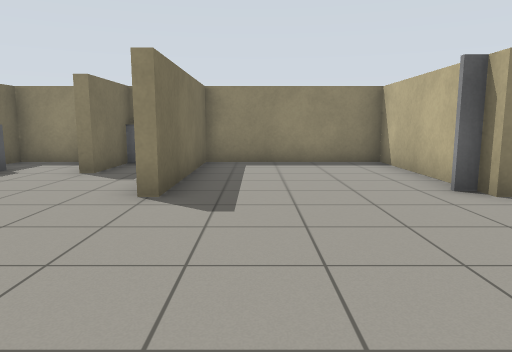
view 1 (above)

13 first-person views from a walk through a robot-simulator world made for Gazebo. The camera is 1 m above the floor, tilts 8° down and sees 70° across. The floor is counted in squares, 1 m on a side. Each view is taken from the middle of a square. On the plan, view 1 faces up. The plan holds only what a view shows up to about 13 squares ahead; the rest is blank. The place goes on beyond the plan.

view 2
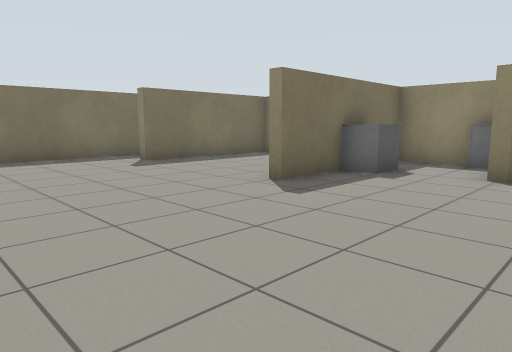

view 3
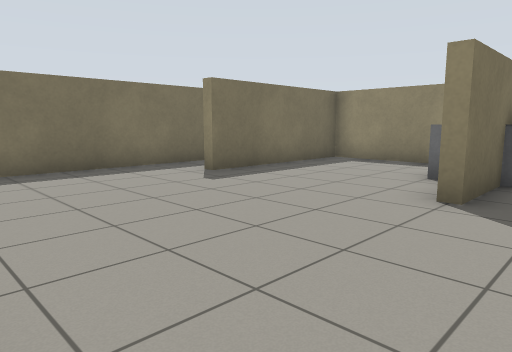

view 4
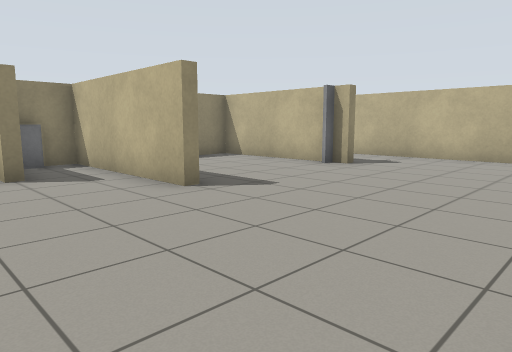

view 5
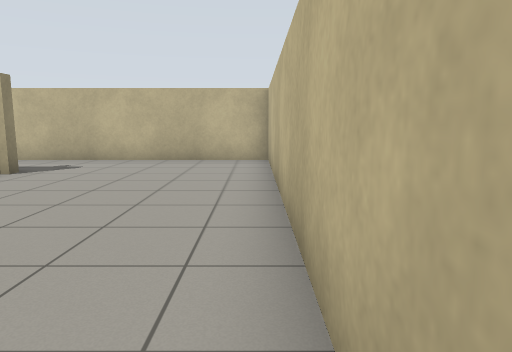

view 6
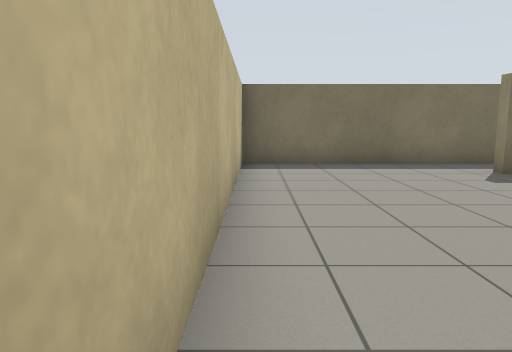

view 7
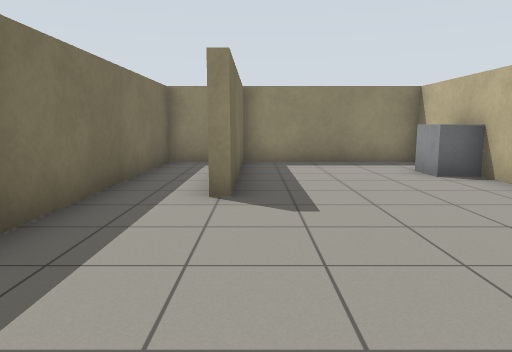

view 8
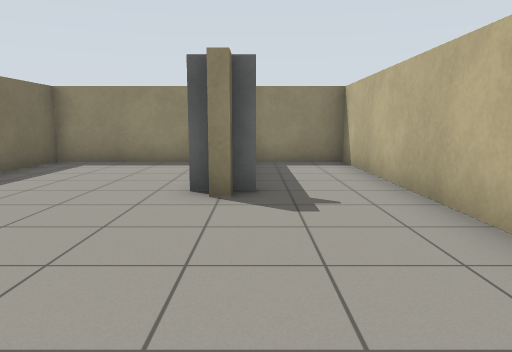

view 9
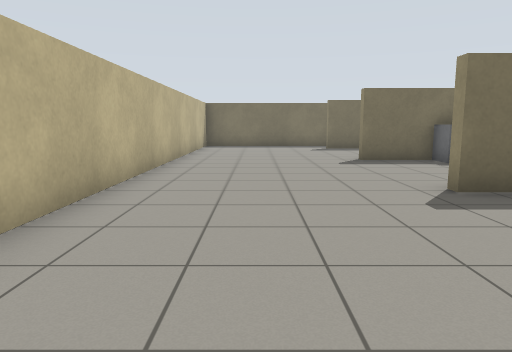

view 10
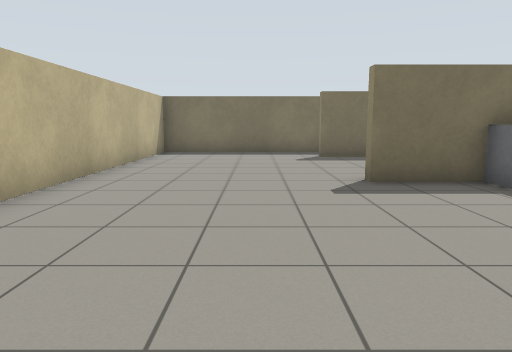

view 11
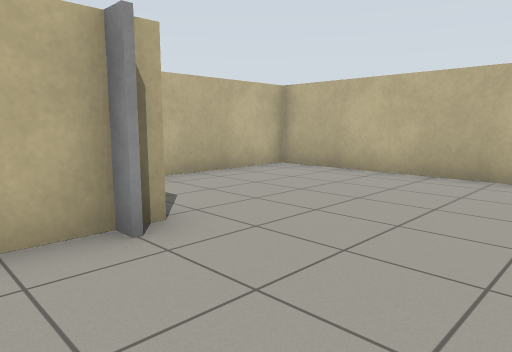

view 12
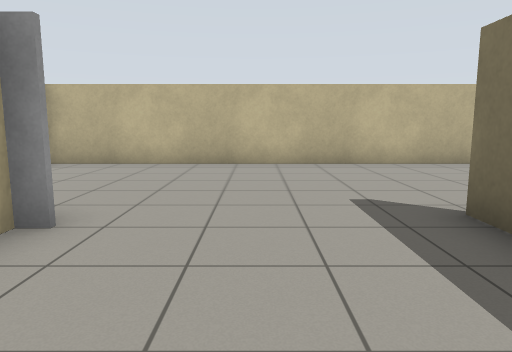

view 13
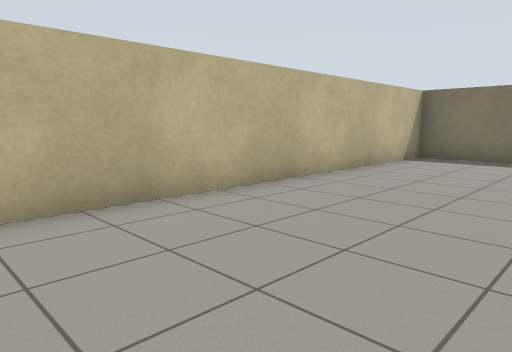

### Floor plan
Points are (right, up) in squares from view 1. A wall is a line through its corners. A room is listed if a view was taken in it or the views show most of it. See-through windows are left out.
Room 1 (views 1, 2, 3, 4, 5, 6, 7, 8, 9, 10, 11, 12, 13)
walls: (-6.3, 6.5) (-6.3, 5) (-6.7, 5); (-3.3, 9.5) (-3.3, 7.5) (-3.6, 7.5); (-6.6, 8.4) (-6.6, 9.9) (-11.3, 9.9) (-11.3, 5) (-11.7, 5); (-4.4, 9.9) (-6.3, 9.9) (-6.3, 8.4); (3.4, 6.4) (3.4, 9.9) (-1.3, 9.9) (-1.4, 5) (-1.6, 5) (-1.6, 9.9) (-2.6, 9.9); (-12.2, 9.9) (-13.3, 9.9) (-13.3, -0.3) (6.3, -0.3) (6.4, 9.9) (4, 9.9)
low walls: (-3.6, 7.5) (-3.6, 7.9)
ways out: opening at (-4, 9.5)
objects: grey box (-7, 7) to (-6, 8); door leaf (4, 5) to (4, 6)

Where each view was taken, in squares from view 1:
view 1: 0 up, 0 right, facing up
view 2: 0 up, 2 left, facing up-left
view 3: 0 up, 5 left, facing up-left
view 4: 0 up, 5 left, facing up-right
view 5: 0 up, 4 left, facing right
view 6: 0 up, 4 left, facing left
view 7: 0 up, 11 left, facing up
view 8: 0 up, 4 right, facing up
view 9: 2 up, 4 right, facing left
view 10: 3 up, 0 right, facing left
view 11: 7 up, 0 right, facing down-right
view 12: 9 up, 1 right, facing down
view 13: 4 up, 2 left, facing down-left
